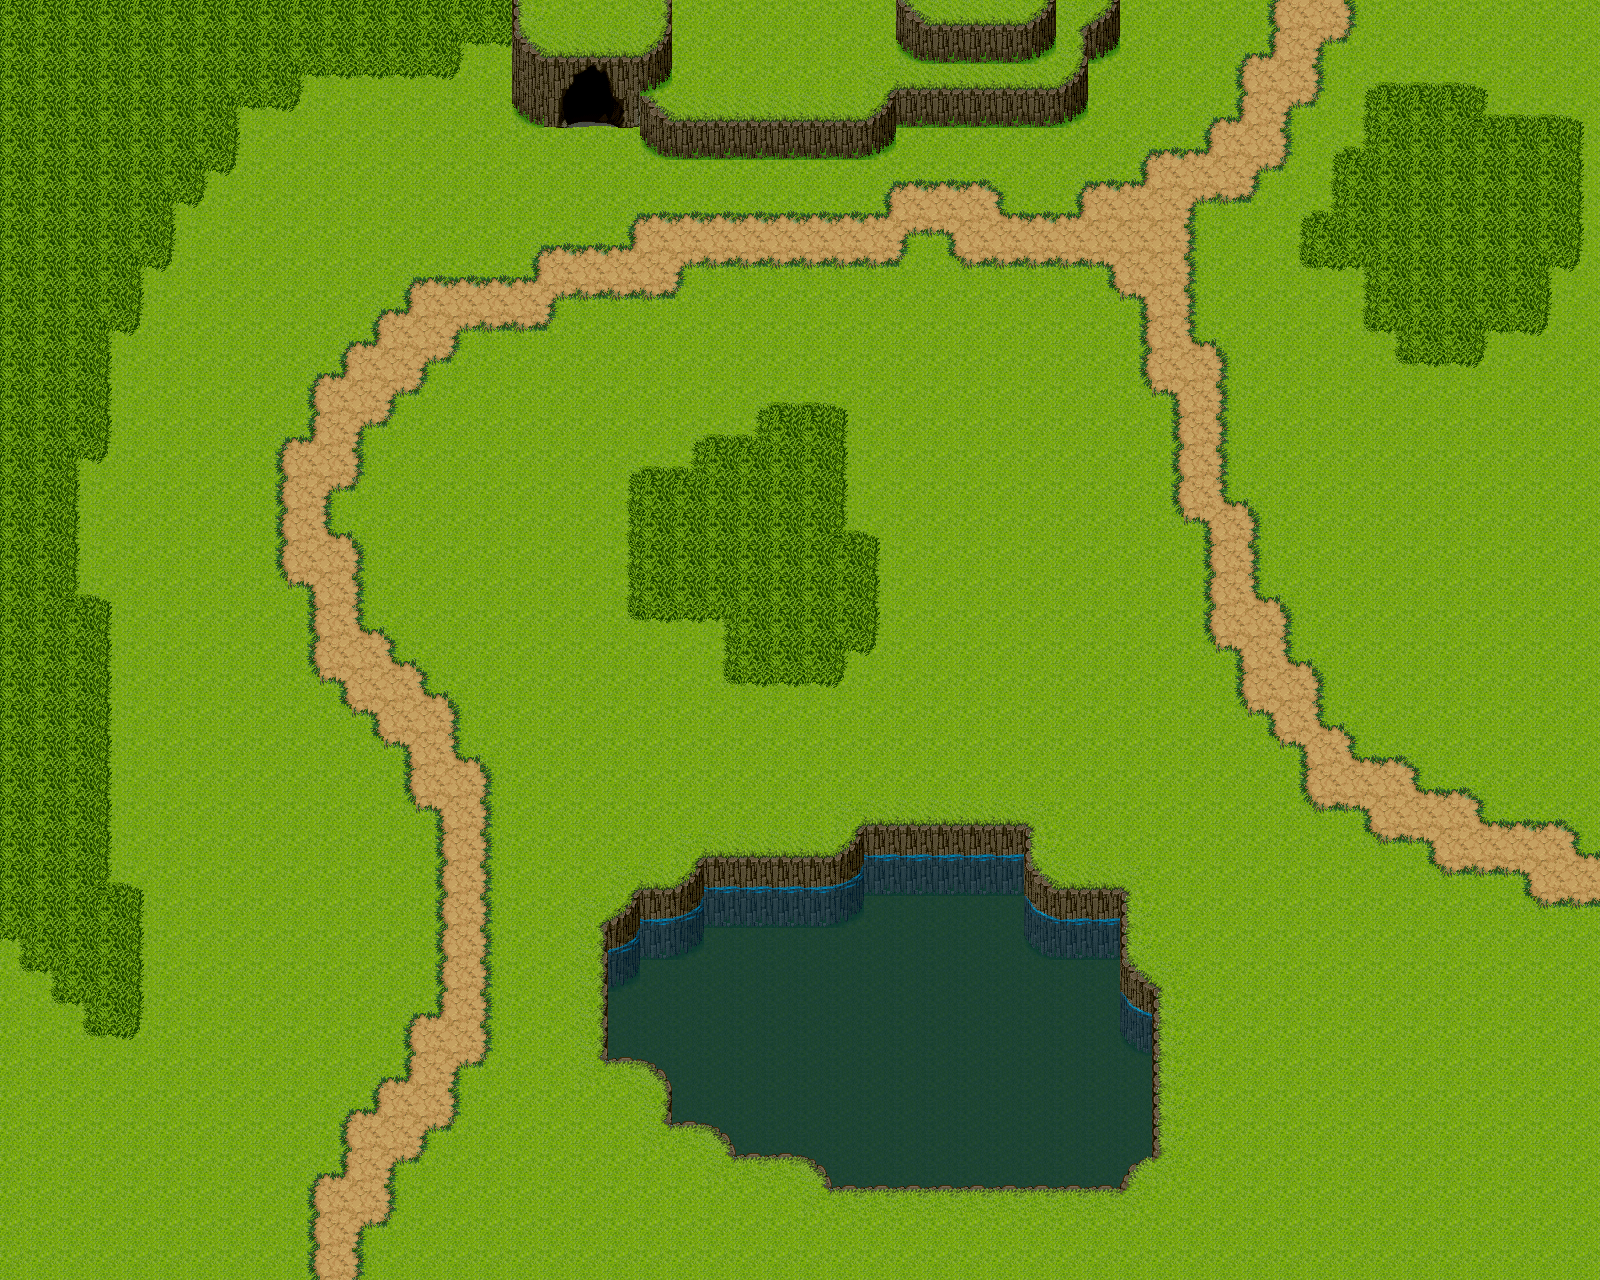

This game map was drawn from its Tiled (.tmx) file and the tilesets committed beside it. A one-line description and the trimmed map source follow:
An orthogonal 50x40 tile map with 32x32 px tiles, 2 tile layers (Ground, Cliffs) and 3 objects (Walls).

<map version="1.0" orientation="orthogonal" width="50" height="40" tilewidth="32" tileheight="32">
 <tileset name="Tilesheet" tilewidth="32" tileheight="32">
  <image source="tiles.png" width="2048" height="2048" />
  <terraintypes>
   <terrain name="Grass" tile="-1" />
   <terrain name="Earth" tile="-1" />
   <terrain name="Tallgrass" tile="-1" />
  </terraintypes>
  <tile id="16" terrain="0,0,0,0" />
  <tile id="19" terrain="1,1,1,1" />
  <tile id="20" terrain="2,2,2,2" />
  <tile id="80" terrain="0,0,0,1" />
  <tile id="81" terrain="0,0,1,0" />
  <tile id="82" terrain="0,1,1,1" />
  <tile id="83" terrain="1,0,1,1" />
  <tile id="144" terrain="0,1,0,0" />
  <tile id="145" terrain="1,0,0,0" />
  <tile id="146" terrain="1,1,0,1" />
  <tile id="147" terrain="1,1,1,0" />
  <tile id="208" terrain="0,1,0,1" />
  <tile id="209" terrain="1,0,1,0" />
  <tile id="210" terrain="0,0,1,1" />
  <tile id="211" terrain="1,1,0,0" />
  <tile id="272" terrain="0,0,0,2" />
  <tile id="273" terrain="0,0,2,0" />
  <tile id="274" terrain="0,2,2,2" />
  <tile id="275" terrain="2,0,2,2" />
  <tile id="336" terrain="0,2,0,0" />
  <tile id="337" terrain="2,0,0,0" />
  <tile id="338" terrain="2,2,0,2" />
  <tile id="339" terrain="2,2,2,0" />
  <tile id="400" terrain="0,2,0,2" />
  <tile id="401" terrain="2,0,2,0" />
  <tile id="402" terrain="0,0,2,2" />
  <tile id="403" terrain="2,2,0,0" />
 </tileset>
 <layer name="Ground" width="50" height="40">
  <data>[2000 cells, 2000 non-empty, 34 distinct tile ids]</data>
 </layer>
 <layer name="Cliffs" width="50" height="40">
  <data>[2000 cells, 119 non-empty, 22 distinct tile ids]</data>
 </layer>
 <objectgroup name="Collisions" width="50" height="40">
  <object name="Walls" x="0" y="0">
   <polyline points="0,0 0,1280 1600,1280 1600,0 0,0" />
  </object>
  <object x="608" y="928">
   <polygon points="0,0 32,-32 64,-32 96,-64 224,-64 256,-96 416,-96 416,-64 448,-32 512,-32 512,32 544,64 544,224 512,256 224,256 192,224 128,224 96,192 64,192 64,160 32,128 0,128" />
  </object>
  <object x="512" y="0">
   <polygon points="0,0 0,96 32,128 64,96 64,64 96,64 96,96 160,160 352,160 384,128 544,128 576,96 576,64 608,32 608,0" />
  </object>
 </objectgroup>
</map>
